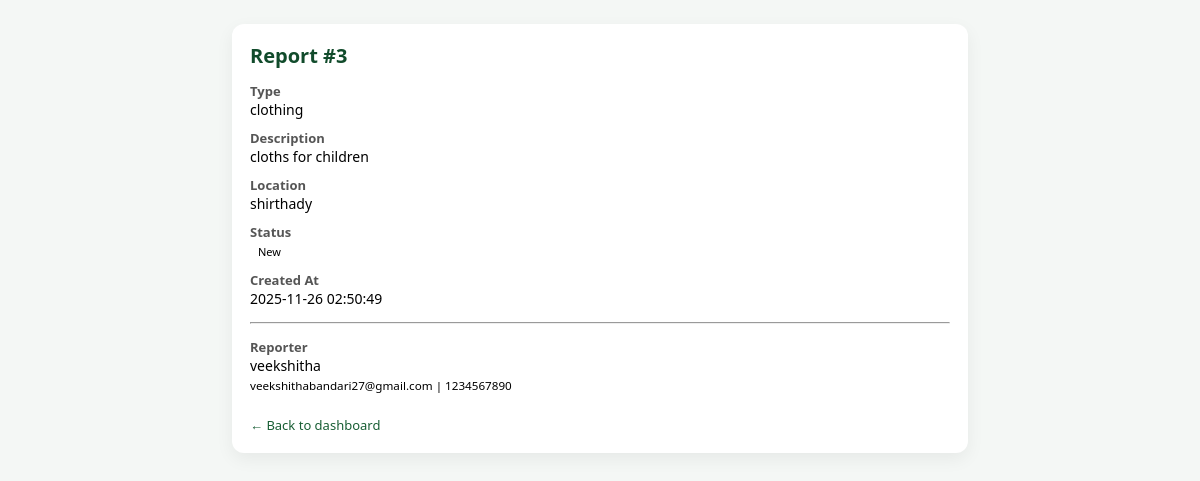
The app's page /admin_view_report.php?id=3 (signed in) with its own data.
### tables this page shows
CREATE TABLE `reports` (
  `report_id` int(11) NOT NULL,
  `reporter_id` int(11) NOT NULL,
  `report_type` varchar(255) DEFAULT NULL,
  `description` text DEFAULT NULL,
  `location` varchar(255) DEFAULT NULL,
  `status` enum('New','InProgress','Resolved','Discarded') DEFAULT 'New',
  `created_at` timestamp NOT NULL DEFAULT current_timestamp(),
  `accepted_by` int(11) DEFAULT NULL,
  `accepted_at` datetime DEFAULT NULL,
  `lat` decimal(10,7) DEFAULT NULL,
  `lng` decimal(10,7) DEFAULT NULL
);

CREATE TABLE `users` (
  `user_id` int(11) NOT NULL,
  `name` varchar(255) NOT NULL,
  `email` varchar(255) NOT NULL,
  `password_hash` varchar(255) NOT NULL,
  `phone` varchar(20) DEFAULT NULL,
  `location` varchar(255) DEFAULT NULL,
  `role` enum('donor','reporter','admin') NOT NULL,
  `verification_status` enum('none','pending','verified','rejected') DEFAULT 'none',
  `created_at` timestamp NOT NULL DEFAULT current_timestamp(),
  `status` enum('active','blocked') NOT NULL DEFAULT 'active',
  `lat` decimal(10,7) DEFAULT NULL,
  `lng` decimal(10,7) DEFAULT NULL
);

### admin_view_report.php (the view, shortened to what this page needs)
<?php
require_once 'config.php';
$reportId = isset($_GET['id']) ? (int)$_GET['id'] : 0;
$stmt = $pdo->prepare("
    SELECT r.*, u.name AS reporter_name, u.email AS reporter_email, u.phone AS reporter_phone
    FROM reports r
    LEFT JOIN users u ON u.user_id = r.reporter_id
    WHERE r.report_id = :id
    LIMIT 1
");
$stmt->execute([':id' => $reportId]);
$report = $stmt->fetch(PDO::FETCH_ASSOC);
function e($s) { return htmlspecialchars($s ?? '', ENT_QUOTES | ENT_SUBSTITUTE, 'UTF-8'); }
?>
<!doctype html>
<html lang="en">
<head>
</head>
<body>
<div class="card">
  <h1>Report #<?= $reportId ?></h1>
  <div class="label">Type</div>
  <div class="value"><?= e($report['report_type']) ?></div>
  <div class="label">Description</div>
  <div class="value"><?= nl2br(e($report['description'])) ?></div>
  <div class="label">Location</div>
  <div class="value"><?= e($report['location']) ?></div>
  <div class="label">Status</div>
  <div class="value">
    <span class="badge <?= e($report['status']) ?>"><?= e($report['status']) ?></span>
  </div>
  <div class="label">Created At</div>
  <div class="value"><?= e($report['created_at']) ?></div>
  <hr style="margin:14px 0;">
  <div class="label">Reporter</div>
  <div class="value">
    <?= e($report['reporter_name'] ?? '—') ?><br>
    <small><?= e($report['reporter_email'] ?? '') ?> <?= e($report['reporter_phone'] ? ' | '.$report['reporter_phone'] : '') ?></small>
  </div>
  <a href="admin_dashboard.php" class="back">← Back to dashboard</a>
</div>
</body>
</html>

### admin_view_report.php (style rules this page uses)
body { font-family:system-ui,Arial;background:#f4f7f5;margin:0;padding:24px; }
.card { max-width:700px;margin:0 auto;background:#fff;border-radius:12px;padding:18px;box-shadow:0 6px 18px rgba(0,0,0,0.06); }
h1 { margin-top:0;font-size:20px;color:#114b2b; }
.label { font-weight:600;font-size:13px;color:#555; }
.value { margin-bottom:10px;font-size:14px; }
.badge { display:inline-block;padding:2px 8px;border-radius:999px;font-size:11px; }
a.back { display:inline-block;margin-top:12px;color:#185e34;text-decoration:none;font-size:13px; }

### records on screen
reports: report_type "clothing", description "cloths for children", location "shirthady", status "New", created_at "2025-11-26 02:50:49", reporter.name "veekshitha", reporter.email "veekshithabandari27@gmail.com", reporter.phone "| 1234567890"

### other values on screen
$reportId "3"
